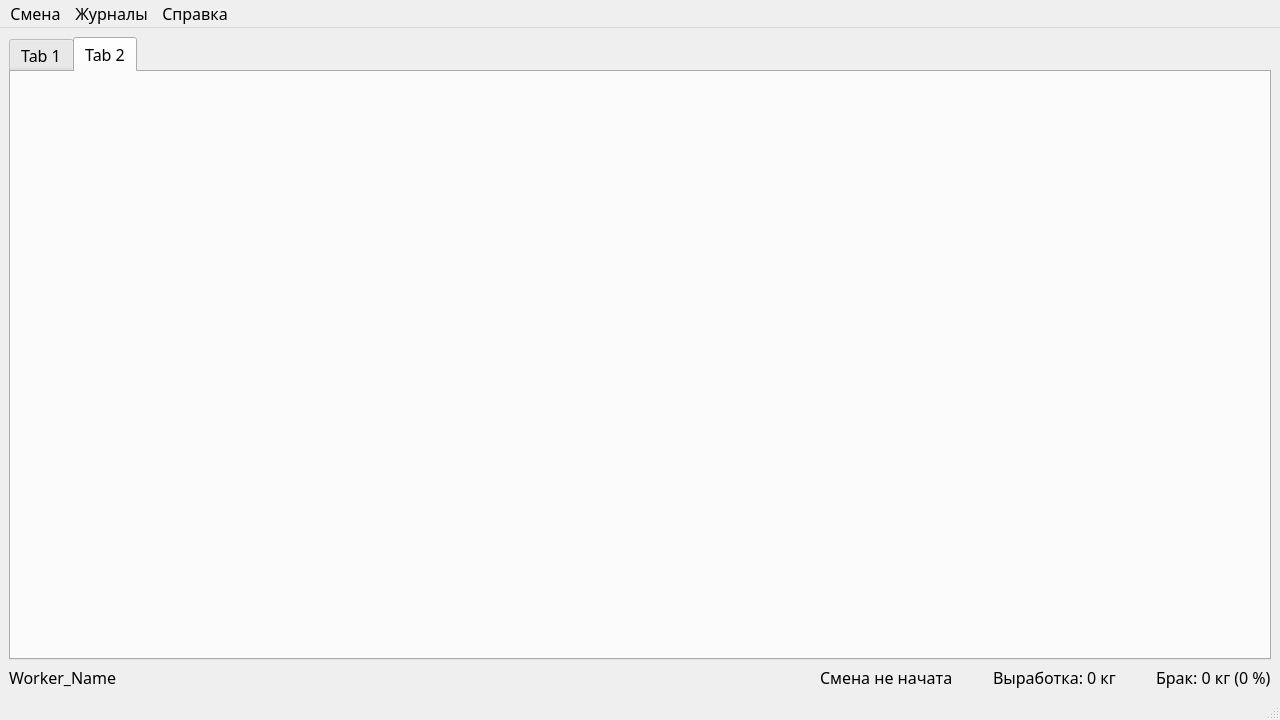
<?xml version="1.0" encoding="UTF-8"?>
<ui version="4.0">
 <class>extrusion_window</class>
 <widget class="QMainWindow" name="extrusion_window">
  <property name="geometry">
   <rect>
    <x>0</x>
    <y>0</y>
    <width>1280</width>
    <height>720</height>
   </rect>
  </property>
  <property name="minimumSize">
   <size>
    <width>1280</width>
    <height>720</height>
   </size>
  </property>
  <property name="windowTitle">
   <string>MainWindow</string>
  </property>
  <widget class="QWidget" name="centralwidget">
   <layout class="QVBoxLayout" name="verticalLayout">
    <item>
     <widget class="QTabWidget" name="extr_tabs">
      <property name="font">
       <font>
        <family>Amazon Ember Display</family>
        <pointsize>12</pointsize>
       </font>
      </property>
      <property name="currentIndex">
       <number>1</number>
      </property>
      <widget class="QWidget" name="tab">
       <attribute name="title">
        <string>Tab 1</string>
       </attribute>
      </widget>
      <widget class="QWidget" name="tab_2">
       <attribute name="title">
        <string>Tab 2</string>
       </attribute>
      </widget>
     </widget>
    </item>
    <item>
     <layout class="QHBoxLayout" name="horizontalLayout">
      <property name="spacing">
       <number>40</number>
      </property>
      <property name="sizeConstraint">
       <enum>QLayout::SetMaximumSize</enum>
      </property>
      <item>
       <widget class="QLabel" name="worker_label">
        <property name="sizePolicy">
         <sizepolicy hsizetype="Fixed" vsizetype="Preferred">
          <horstretch>0</horstretch>
          <verstretch>0</verstretch>
         </sizepolicy>
        </property>
        <property name="minimumSize">
         <size>
          <width>100</width>
          <height>0</height>
         </size>
        </property>
        <property name="font">
         <font>
          <family>Amazon Ember Cd RC</family>
          <pointsize>12</pointsize>
         </font>
        </property>
        <property name="text">
         <string>Worker_Name</string>
        </property>
       </widget>
      </item>
      <item>
       <spacer name="horizontalSpacer">
        <property name="orientation">
         <enum>Qt::Horizontal</enum>
        </property>
        <property name="sizeHint" stdset="0">
         <size>
          <width>40</width>
          <height>20</height>
         </size>
        </property>
       </spacer>
      </item>
      <item>
       <widget class="QLabel" name="shift_no_label">
        <property name="font">
         <font>
          <family>Amazon Ember Cd RC</family>
          <pointsize>12</pointsize>
         </font>
        </property>
        <property name="text">
         <string>Смена не начата</string>
        </property>
       </widget>
      </item>
      <item>
       <widget class="QLabel" name="total_output_label">
        <property name="font">
         <font>
          <family>Amazon Ember Cd RC</family>
          <pointsize>12</pointsize>
         </font>
        </property>
        <property name="text">
         <string>Выработка: 0 кг</string>
        </property>
       </widget>
      </item>
      <item>
       <widget class="QLabel" name="total_waste_label">
        <property name="font">
         <font>
          <family>Amazon Ember Cd RC</family>
          <pointsize>12</pointsize>
         </font>
        </property>
        <property name="text">
         <string>Брак: 0 кг (0 %)</string>
        </property>
       </widget>
      </item>
     </layout>
    </item>
   </layout>
  </widget>
  <widget class="QMenuBar" name="menubar">
   <property name="geometry">
    <rect>
     <x>0</x>
     <y>0</y>
     <width>1280</width>
     <height>26</height>
    </rect>
   </property>
   <property name="font">
    <font>
     <family>Amazon Ember Cd RC</family>
     <pointsize>12</pointsize>
    </font>
   </property>
   <widget class="QMenu" name="menuShift">
    <property name="font">
     <font>
      <family>Amazon Ember Cd RC</family>
      <pointsize>12</pointsize>
     </font>
    </property>
    <property name="title">
     <string>Смена</string>
    </property>
    <addaction name="actionStartShift"/>
    <addaction name="actionEndShift"/>
    <addaction name="separator"/>
    <addaction name="actionExit"/>
   </widget>
   <widget class="QMenu" name="menuLogs">
    <property name="font">
     <font>
      <family>Amazon Ember Cd RC</family>
      <pointsize>12</pointsize>
     </font>
    </property>
    <property name="title">
     <string>Журналы</string>
    </property>
    <addaction name="actionRepairService"/>
    <addaction name="actionSupply"/>
   </widget>
   <widget class="QMenu" name="menuHelp">
    <property name="title">
     <string>Справка</string>
    </property>
    <addaction name="actionAbout"/>
   </widget>
   <addaction name="menuShift"/>
   <addaction name="menuLogs"/>
   <addaction name="menuHelp"/>
  </widget>
  <widget class="QStatusBar" name="statusbar"/>
  <action name="actionStartShift">
   <property name="text">
    <string>Начать смену</string>
   </property>
   <property name="font">
    <font>
     <family>Amazon Ember Cd RC</family>
     <pointsize>12</pointsize>
    </font>
   </property>
  </action>
  <action name="actionEndShift">
   <property name="text">
    <string>Закончить смену</string>
   </property>
   <property name="font">
    <font>
     <pointsize>12</pointsize>
    </font>
   </property>
  </action>
  <action name="actionRepairService">
   <property name="text">
    <string>Заявки ремонтной службе</string>
   </property>
  </action>
  <action name="actionSupply">
   <property name="text">
    <string>Заявки службе снабжения</string>
   </property>
  </action>
  <action name="actionAbout">
   <property name="text">
    <string>О программе</string>
   </property>
   <property name="font">
    <font>
     <family>Amazon Ember Cd RC</family>
     <pointsize>12</pointsize>
    </font>
   </property>
  </action>
  <action name="actionExit">
   <property name="text">
    <string>Выход</string>
   </property>
  </action>
 </widget>
 <resources/>
 <connections/>
</ui>
